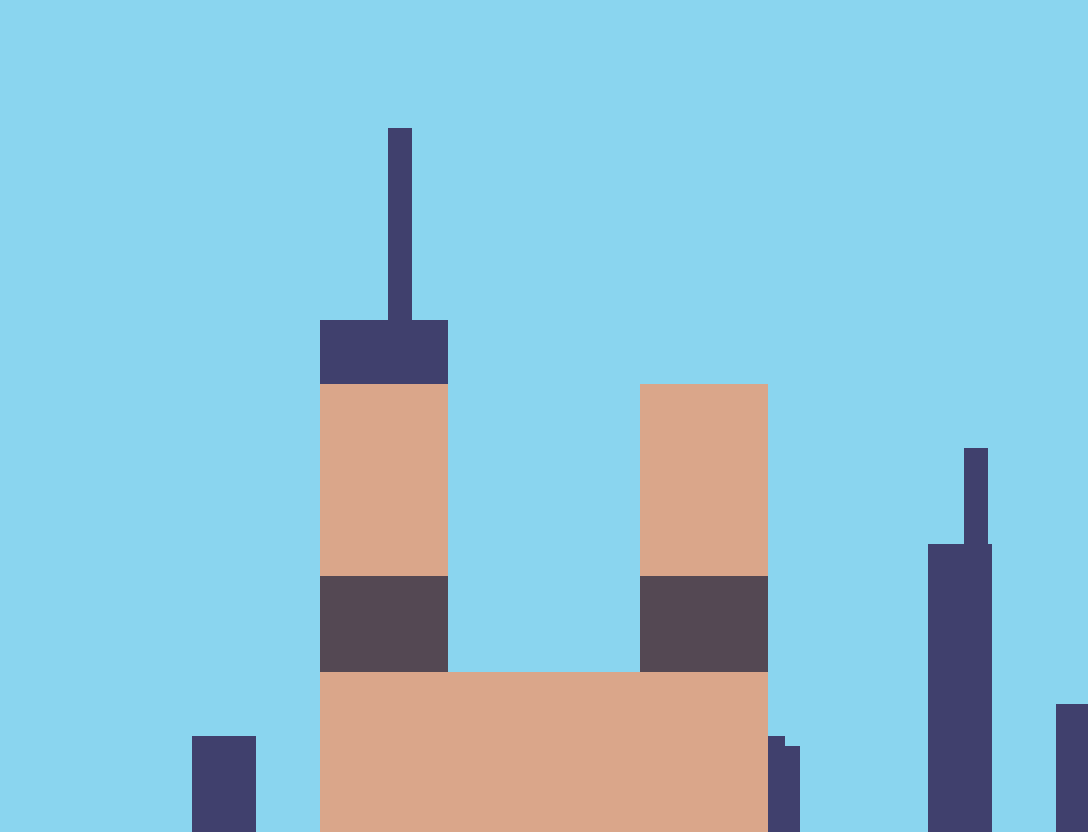

This game map was drawn from its Tiled (.tmx) file and the tilesets committed beside it. A one-line description and the trimmed map source follow:
An orthogonal 34x26 tile map with 32x32 px tiles, 4 tile layers (SKY, BACK, MIDDLE, FRONT), 2 tilesets and 3 objects.

<map version="1.0" orientation="orthogonal" renderorder="right-down" width="34" height="26" tilewidth="32" tileheight="32" nextobjectid="41">
 <tileset firstgid="1" name="town" tilewidth="32" tileheight="32" spacing="1" tilecount="32" columns="8">
  <image source="../sprites/tilesets/town.PNG" width="276" height="149" />
 </tileset>
 <tileset firstgid="33" name="background" tilewidth="32" tileheight="32" spacing="1" tilecount="4" columns="2">
  <image source="../sprites/tilesets/background.png" width="65" height="65" />
 </tileset>
 <layer name="SKY" width="34" height="26">
  <data>[884 cells, 884 non-empty, 1 distinct tile ids]</data>
 </layer>
 <layer name="BACK" width="34" height="26">
  <data>[884 cells, 117 non-empty, 4 distinct tile ids]</data>
 </layer>
 <layer name="MIDDLE" width="34" height="26">
  <data>[884 cells, 142 non-empty, 2 distinct tile ids]</data>
 </layer>
 <layer name="FRONT" width="34" height="26">
  <data>[884 cells, 0 non-empty, 0 distinct tile ids]</data>
 </layer>
 <objectgroup name="COLLISION">
  <object id="26" x="320" y="672" width="448" height="256" />
  <object id="28" x="320" y="384" width="128" height="192" />
  <object id="29" x="640" y="384" width="128" height="192" />
 </objectgroup>
 <objectgroup name="ENTITIES" />
</map>
